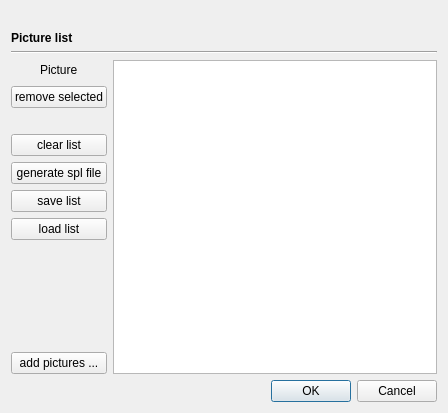
<?xml version="1.0" encoding="UTF-8"?>
<ui version="4.0">
 <class>PictureListEditor</class>
 <widget class="QDialog" name="PictureListEditor">
  <property name="geometry">
   <rect>
    <x>0</x>
    <y>0</y>
    <width>448</width>
    <height>413</height>
   </rect>
  </property>
  <property name="windowTitle">
   <string>Picture list</string>
  </property>
  <property name="windowIcon">
   <iconset resource="../faceFinder.qrc">
    <normaloff>:/images/ff.png</normaloff>:/images/ff.png</iconset>
  </property>
  <layout class="QVBoxLayout" name="verticalLayout">
   <item>
    <spacer name="horizontalSpacer_8">
     <property name="orientation">
      <enum>Qt::Horizontal</enum>
     </property>
     <property name="sizeHint" stdset="0">
      <size>
       <width>437</width>
       <height>20</height>
      </size>
     </property>
    </spacer>
   </item>
   <item>
    <widget class="QLabel" name="label_7">
     <property name="font">
      <font>
       <weight>75</weight>
       <bold>true</bold>
      </font>
     </property>
     <property name="text">
      <string>Picture list</string>
     </property>
    </widget>
   </item>
   <item>
    <widget class="Line" name="line_3">
     <property name="orientation">
      <enum>Qt::Horizontal</enum>
     </property>
    </widget>
   </item>
   <item>
    <layout class="QHBoxLayout" name="horizontalLayout_7" stretch="1,5">
     <item>
      <layout class="QVBoxLayout" name="verticalLayout_5">
       <item>
        <layout class="QHBoxLayout" name="horizontalLayout_8">
         <item>
          <spacer name="horizontalSpacer_9">
           <property name="orientation">
            <enum>Qt::Horizontal</enum>
           </property>
           <property name="sizeHint" stdset="0">
            <size>
             <width>40</width>
             <height>20</height>
            </size>
           </property>
          </spacer>
         </item>
         <item>
          <widget class="QLabel" name="labelPicture">
           <property name="text">
            <string>Picture</string>
           </property>
          </widget>
         </item>
         <item>
          <spacer name="horizontalSpacer_10">
           <property name="orientation">
            <enum>Qt::Horizontal</enum>
           </property>
           <property name="sizeHint" stdset="0">
            <size>
             <width>40</width>
             <height>20</height>
            </size>
           </property>
          </spacer>
         </item>
        </layout>
       </item>
       <item>
        <widget class="QPushButton" name="buttonRemove">
         <property name="sizePolicy">
          <sizepolicy hsizetype="Minimum" vsizetype="Fixed">
           <horstretch>0</horstretch>
           <verstretch>0</verstretch>
          </sizepolicy>
         </property>
         <property name="text">
          <string>remove selected</string>
         </property>
        </widget>
       </item>
       <item>
        <spacer name="horizontalSpacer">
         <property name="orientation">
          <enum>Qt::Horizontal</enum>
         </property>
         <property name="sizeHint" stdset="0">
          <size>
           <width>40</width>
           <height>20</height>
          </size>
         </property>
        </spacer>
       </item>
       <item>
        <widget class="QPushButton" name="buttonClear">
         <property name="sizePolicy">
          <sizepolicy hsizetype="Minimum" vsizetype="Fixed">
           <horstretch>0</horstretch>
           <verstretch>0</verstretch>
          </sizepolicy>
         </property>
         <property name="text">
          <string>clear list</string>
         </property>
        </widget>
       </item>
       <item>
        <widget class="QPushButton" name="generateButton">
         <property name="text">
          <string>generate spl file</string>
         </property>
        </widget>
       </item>
       <item>
        <widget class="QPushButton" name="buttonSave">
         <property name="text">
          <string>save list</string>
         </property>
        </widget>
       </item>
       <item>
        <widget class="QPushButton" name="buttonLoad">
         <property name="text">
          <string>load list</string>
         </property>
        </widget>
       </item>
       <item>
        <spacer name="verticalSpacer_2">
         <property name="orientation">
          <enum>Qt::Vertical</enum>
         </property>
         <property name="sizeHint" stdset="0">
          <size>
           <width>20</width>
           <height>40</height>
          </size>
         </property>
        </spacer>
       </item>
       <item>
        <widget class="QPushButton" name="buttonAdd">
         <property name="sizePolicy">
          <sizepolicy hsizetype="Minimum" vsizetype="Fixed">
           <horstretch>0</horstretch>
           <verstretch>0</verstretch>
          </sizepolicy>
         </property>
         <property name="text">
          <string>add pictures ...</string>
         </property>
        </widget>
       </item>
      </layout>
     </item>
     <item>
      <widget class="QTableWidget" name="tableWidget"/>
     </item>
    </layout>
   </item>
   <item>
    <widget class="QDialogButtonBox" name="buttonBox">
     <property name="orientation">
      <enum>Qt::Horizontal</enum>
     </property>
     <property name="standardButtons">
      <set>QDialogButtonBox::Cancel|QDialogButtonBox::Ok</set>
     </property>
    </widget>
   </item>
  </layout>
 </widget>
 <resources>
  <include location="../faceFinder.qrc"/>
 </resources>
 <connections>
  <connection>
   <sender>buttonBox</sender>
   <signal>accepted()</signal>
   <receiver>PictureListEditor</receiver>
   <slot>accept()</slot>
   <hints>
    <hint type="sourcelabel">
     <x>222</x>
     <y>398</y>
    </hint>
    <hint type="destinationlabel">
     <x>157</x>
     <y>274</y>
    </hint>
   </hints>
  </connection>
  <connection>
   <sender>buttonBox</sender>
   <signal>rejected()</signal>
   <receiver>PictureListEditor</receiver>
   <slot>reject()</slot>
   <hints>
    <hint type="sourcelabel">
     <x>290</x>
     <y>404</y>
    </hint>
    <hint type="destinationlabel">
     <x>286</x>
     <y>274</y>
    </hint>
   </hints>
  </connection>
 </connections>
</ui>
